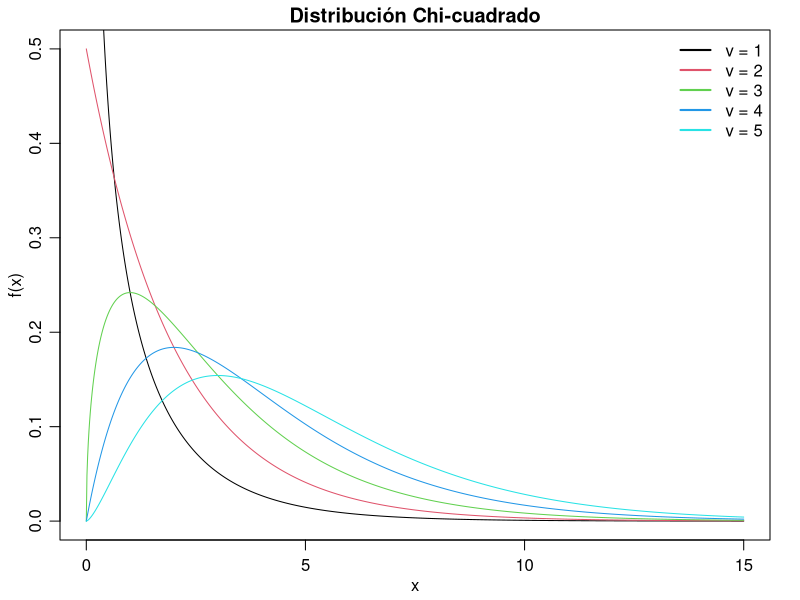
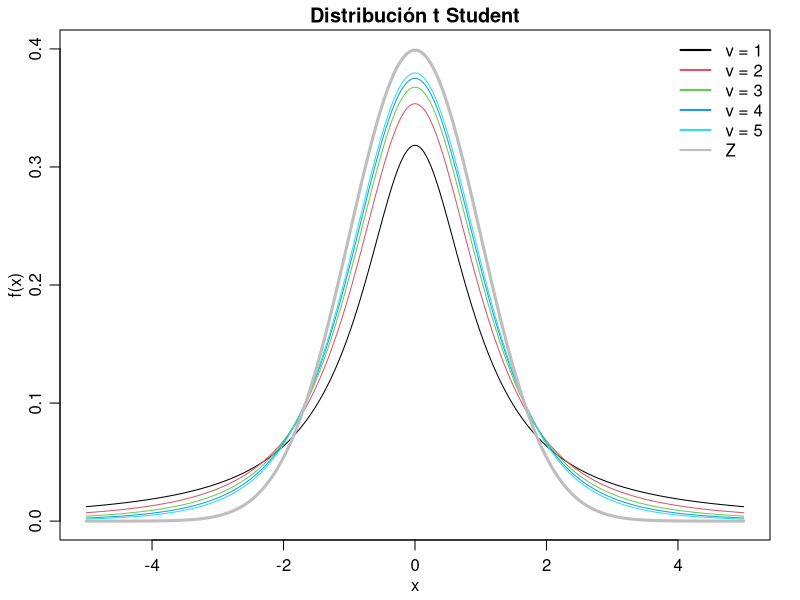
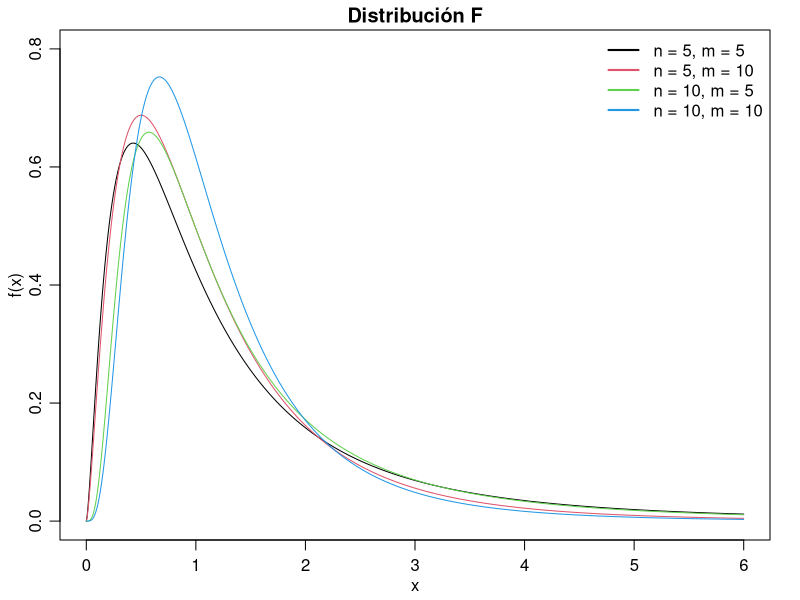

Write the R code that produced these figures, in order. (Note: this script raises an error after producing the figures.)
## ---- chunk 1
knitr::opts_chunk$set(echo = TRUE)
## ---- chunk 2
# visualización
par(mar = c(3,3,1.5,1.5), mgp = c(1.75,0.75,0))
curve(expr = dchisq(x, df = 1), n = 1000, col = 1, from = 0, to = 15, ylim = c(0,0.5), xlab = "x", ylab = "f(x)", main = "Distribución Chi-cuadrado")
for (nu in 2:5)
  curve(expr = dchisq(x, df = nu), n = 1000, col = nu, add = T)
legend("topright", legend = paste0("v = ", 1:5), col = 1:5, lwd = 2, bty = "n")
## ---- chunk 3
# visualización
par(mar = c(3,3,1.5,1.5), mgp = c(1.75,0.75,0))
curve(expr = dt(x, df = 1), n = 1000, col = 1, from = -5, to = 5, ylim = c(0,0.4), xlab = "x", ylab = "f(x)", main = "Distribución t Student")
for (nu in 2:5)
  curve(expr = dt(x, df = nu), n = 1000, col = nu, add = T)
curve(expr = dnorm(x), n = 1000, col = "gray", lwd = 3, add = T)
legend("topright", legend = c(paste0("v = ", 1:5), "Z"), col = c(1:5,"gray"), lwd = 2, bty = "n")
## ---- chunk 4
# visualización
par(mar = c(3,3,1.5,1.5), mgp = c(1.75,0.75,0))
curve(expr = df(x, df1 = 5,  df2 = 5 ), n = 1000, col = 1, from = 0, to = 6, ylim = c(0,0.8), xlab = "x", ylab = "f(x)", main = "Distribución F")
curve(expr = df(x, df1 = 5,  df2 = 10), n = 1000, col = 2, add = T)
curve(expr = df(x, df1 = 10, df2 = 5 ), n = 1000, col = 3, add = T)
curve(expr = df(x, df1 = 10, df2 = 10), n = 1000, col = 4, add = T)
legend("topright", legend = c("n = 5, m = 5", "n = 5, m = 10", "n = 10, m = 5", "n = 10, m = 10"), col = 1:4, lwd = 2, bty = "n")
## ---- chunk 5
knitr::include_graphics("ramachandran_tsokos.png")
## ---- chunk 6
knitr::include_graphics("mayorga.jpg")
